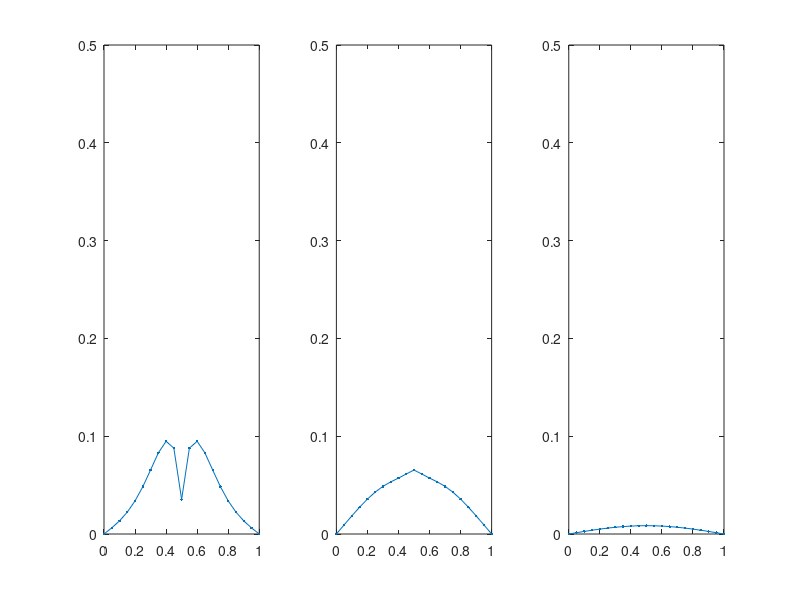

This figure's MATLAB source:
x = linspace(0,1,21);
y0 = zeros(19,1);
y1 = zeros(19,1);
y2 = zeros(19,1);
y3 = zeros(19,1);
y0(10) = 1;
A = -2*diag(diag(ones(19,19)))+diag(diag(ones(18,18)),1)+diag(diag(ones(18,18)),-1);
I = diag(diag(ones(19,19)));
for i = 1:10
    y0 = (6.*I+20.*A)/(6.*I-40.*A+100.*A*A)*y0;
    if i == 1
        y1 = y0;
    end
    if i == 2
        y2 = y0;
    end
    if i == 10
        y3 = y0;
    end
end
y1 = [0;y1;0];
y2 = [0;y2;0];
y3 = [0;y3;0];

subplot(1,3,1);
plot(x,y1,'.-');
axis([0 1 0 0.5]);
subplot(1,3,2);
plot(x,y2,'.-');
axis([0 1 0 0.5]);
subplot(1,3,3);
plot(x,y3,'.-');
axis([0 1 0 0.5]);